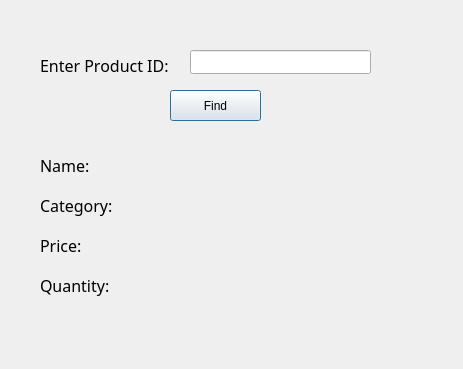
<?xml version="1.0" encoding="UTF-8"?>
<ui version="4.0">
 <class>findProduct</class>
 <widget class="QDialog" name="findProduct">
  <property name="geometry">
   <rect>
    <x>0</x>
    <y>0</y>
    <width>463</width>
    <height>369</height>
   </rect>
  </property>
  <property name="windowTitle">
   <string>Dialog</string>
  </property>
  <widget class="QLabel" name="id_label">
   <property name="geometry">
    <rect>
     <x>40</x>
     <y>50</y>
     <width>131</width>
     <height>31</height>
    </rect>
   </property>
   <property name="font">
    <font>
     <family>Rockwell</family>
     <pointsize>12</pointsize>
    </font>
   </property>
   <property name="text">
    <string>Enter Product ID:</string>
   </property>
  </widget>
  <widget class="QLineEdit" name="id_input">
   <property name="geometry">
    <rect>
     <x>190</x>
     <y>50</y>
     <width>181</width>
     <height>24</height>
    </rect>
   </property>
  </widget>
  <widget class="QPushButton" name="find_btn">
   <property name="geometry">
    <rect>
     <x>170</x>
     <y>90</y>
     <width>91</width>
     <height>31</height>
    </rect>
   </property>
   <property name="text">
    <string>Find</string>
   </property>
  </widget>
  <widget class="QLabel" name="id_label_2">
   <property name="geometry">
    <rect>
     <x>40</x>
     <y>150</y>
     <width>131</width>
     <height>31</height>
    </rect>
   </property>
   <property name="font">
    <font>
     <family>Rockwell</family>
     <pointsize>12</pointsize>
    </font>
   </property>
   <property name="text">
    <string>Name:</string>
   </property>
  </widget>
  <widget class="QLabel" name="id_label_3">
   <property name="geometry">
    <rect>
     <x>40</x>
     <y>190</y>
     <width>131</width>
     <height>31</height>
    </rect>
   </property>
   <property name="font">
    <font>
     <family>Rockwell</family>
     <pointsize>12</pointsize>
    </font>
   </property>
   <property name="text">
    <string>Category:</string>
   </property>
  </widget>
  <widget class="QLabel" name="id_label_4">
   <property name="geometry">
    <rect>
     <x>40</x>
     <y>230</y>
     <width>131</width>
     <height>31</height>
    </rect>
   </property>
   <property name="font">
    <font>
     <family>Rockwell</family>
     <pointsize>12</pointsize>
    </font>
   </property>
   <property name="text">
    <string>Price:</string>
   </property>
  </widget>
  <widget class="QLabel" name="id_label_5">
   <property name="geometry">
    <rect>
     <x>40</x>
     <y>270</y>
     <width>131</width>
     <height>31</height>
    </rect>
   </property>
   <property name="font">
    <font>
     <family>Rockwell</family>
     <pointsize>12</pointsize>
    </font>
   </property>
   <property name="text">
    <string>Quantity:</string>
   </property>
  </widget>
  <widget class="QLabel" name="name_label">
   <property name="geometry">
    <rect>
     <x>150</x>
     <y>150</y>
     <width>261</width>
     <height>31</height>
    </rect>
   </property>
   <property name="font">
    <font>
     <family>Rockwell</family>
     <pointsize>12</pointsize>
    </font>
   </property>
   <property name="text">
    <string/>
   </property>
  </widget>
  <widget class="QLabel" name="category_label">
   <property name="geometry">
    <rect>
     <x>150</x>
     <y>190</y>
     <width>241</width>
     <height>31</height>
    </rect>
   </property>
   <property name="font">
    <font>
     <family>Rockwell</family>
     <pointsize>12</pointsize>
    </font>
   </property>
   <property name="text">
    <string/>
   </property>
  </widget>
  <widget class="QLabel" name="price_label">
   <property name="geometry">
    <rect>
     <x>150</x>
     <y>230</y>
     <width>151</width>
     <height>31</height>
    </rect>
   </property>
   <property name="font">
    <font>
     <family>Rockwell</family>
     <pointsize>12</pointsize>
    </font>
   </property>
   <property name="text">
    <string/>
   </property>
  </widget>
  <widget class="QLabel" name="quantity_label">
   <property name="geometry">
    <rect>
     <x>150</x>
     <y>270</y>
     <width>151</width>
     <height>31</height>
    </rect>
   </property>
   <property name="font">
    <font>
     <family>Rockwell</family>
     <pointsize>12</pointsize>
    </font>
   </property>
   <property name="text">
    <string/>
   </property>
  </widget>
 </widget>
 <resources/>
 <connections/>
</ui>
